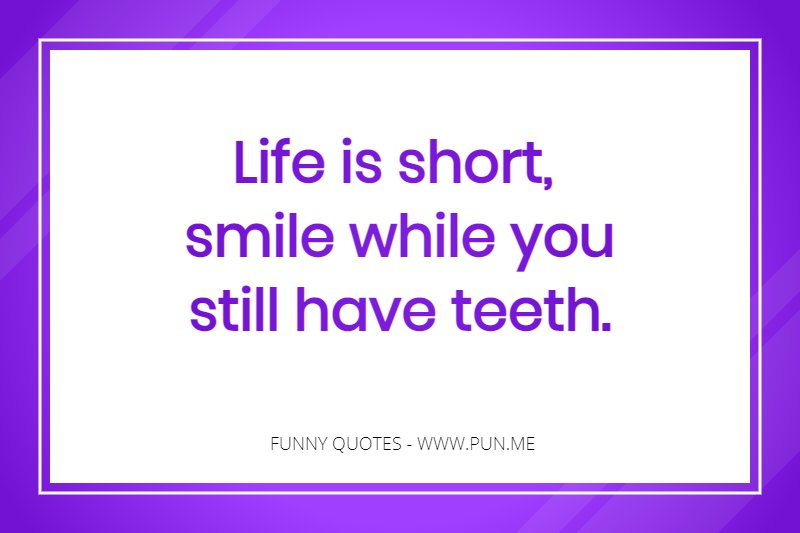
#> input picture Images/text_img026.jpeg, 800 x 533 px, found by its file name
$ jupyter execute --allow-errors Santanu_Practice_23_Pre_Ready.ipynb   (shell and % lines are left out)
#> lines starting #> are read from the running program, lines starting #| are printed output that depends on the picture; after the words box and inside, x2 and y2 are one past the last pixel; in counts of white or black regions, pixels touching at a corner belong together
<a href="https://colab.research.google.com/github/santanusingha19/Image_Processing_with_Python/blob/main/Santanu_Practice_23_Pre_Ready.ipynb" target="_parent"></a>

**Installing Tesseract**

**OCR with Pytesseract and OpenCV :**

[cell 1]
import cv2
import numpy as np
import matplotlib.pyplot as plt
from google.colab.patches import cv2_imshow
from skimage import io

#import pytesseract

#pytesseract.pytesseract.tesseract_cmd = 'C:\\Program Files\\Tesseract-OCR\\tesseract.exe'

[cell 2]
#img = cv2.imread('/content/sample_data/testing/text_img026.jpeg')

img_link = io.imread('https://raw.githubusercontent.com/santanusingha19/Image_Processing_with_Python/main/Images/text_img026.jpeg')
#> img_link is the input picture: shape (533, 800, 3); mean R, G, B 217, 187.3, 245.6
#img_link = io.imread('https://raw.githubusercontent.com/santanusingha19/Image_Processing_with_Python/main/Images/text_img01.png')

img = cv2.cvtColor(img_link, cv2.COLOR_BGR2RGB)

#image = img

#cv2_imshow(img)

# get grayscale image
def get_grayscale(image):
    return cv2.cvtColor(image, cv2.COLOR_BGR2GRAY)

# noise removal
def remove_noise(image):
    return cv2.medianBlur(image,5)

#thresholding
def thresholding(image):
    # threshold the image, setting all foreground pixels to
    # 255 and all background pixels to 0
    return cv2.threshold(gray, 0, 255, cv2.THRESH_BINARY | cv2.THRESH_OTSU)[1]

#dilation
def dilate(image):
    kernel = np.ones((5,5),np.uint8)
    return cv2.dilate(image, kernel, iterations = 1)

#erosion
def erode(image):
    kernel = np.ones((5,5),np.uint8)
    return cv2.erode(image, kernel, iterations = 1)

#opening - erosion followed by dilation
def opening(image):
    kernel = np.ones((5,5),np.uint8)
    return cv2.morphologyEx(image, cv2.MORPH_OPEN, kernel)

#canny edge detection
def canny(image):
    return cv2.Canny(image, 100, 200)

#skew correction
def deskew(image):
    gray = cv2.cvtColor(image, cv2.COLOR_BGR2GRAY)
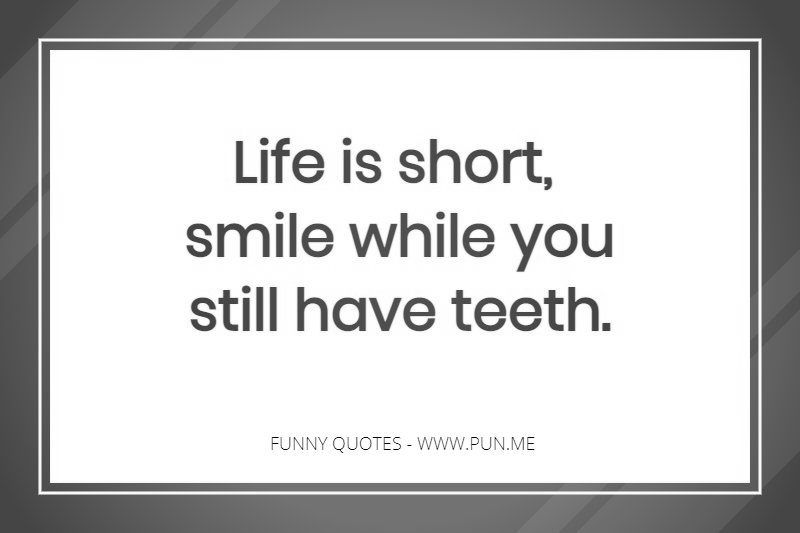
#> gray: shape (533, 800); min 0, max 255, mean 202.8
    gray = cv2.bitwise_not(gray)
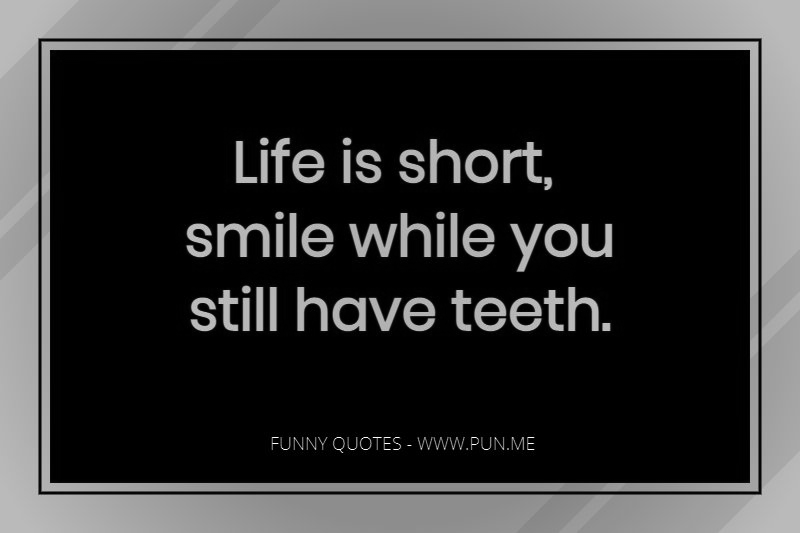
#> gray: shape (533, 800); min 0, max 255, mean 52.2
    thresh = cv2.threshold(gray, 0, 255,
        cv2.THRESH_BINARY | cv2.THRESH_OTSU)[1]
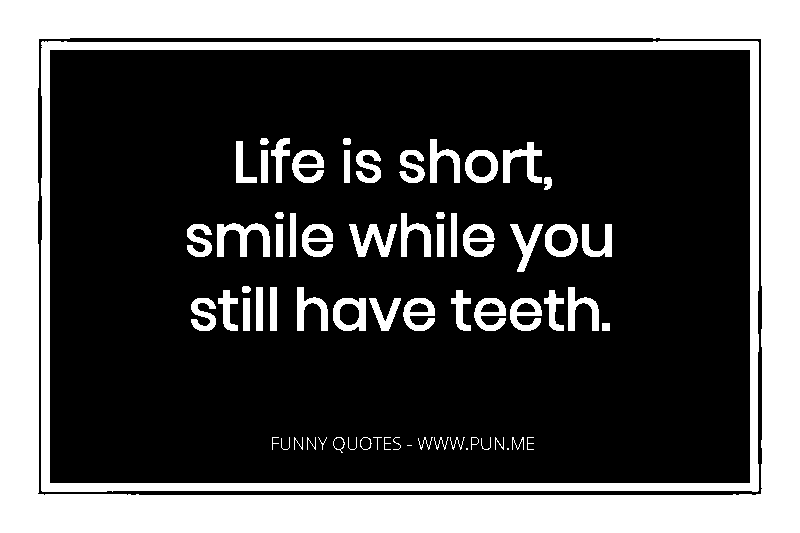
#> thresh: shape (533, 800); 31.6% white; 68 white regions (3 under 20 px), largest, box (x1, y1, x2, y2) and area: (0, 0, 800, 533) 96403, (41, 41, 759, 492) 19194, (217, 223, 270, 257) 863
    coords = np.column_stack(np.where(thresh > 0))
#> coords = 134533 pairs, first value 0 to 532, second value 0 to 799
    angle = cv2.minAreaRect(coords)[-1]
#> angle = -90
    if angle < -45:
        angle = -(90 + angle)
#> angle = 0
    else:
        angle = -angle
    (h, w) = image.shape[:2]
#> h = 533; w = 800
    center = (w // 2, h // 2)
#> center = (400, 266)
    M = cv2.getRotationMatrix2D(center, angle, 1.0)
#> M = [[1, 0, 0], [0, 1, 0]]
    rotated = cv2.warpAffine(image, M, (w, h),
        flags=cv2.INTER_CUBIC, borderMode=cv2.BORDER_REPLICATE)
    return rotated

#template matching
def match_template(image, template):
    return cv2.matchTemplate(image, template, cv2.TM_CCOEFF_NORMED)


deskew = deskew(img)

#gray = get_grayscale(deskew)
gray = get_grayscale(deskew)


thresh = thresholding(gray)
rnoise = remove_noise(gray)
dilate = dilate(gray)
erode = erode(gray)
opening = opening(gray)
#> in opening, `return cv2.morphologyEx(image, cv2.MORPH_OPEN, kernel)`:
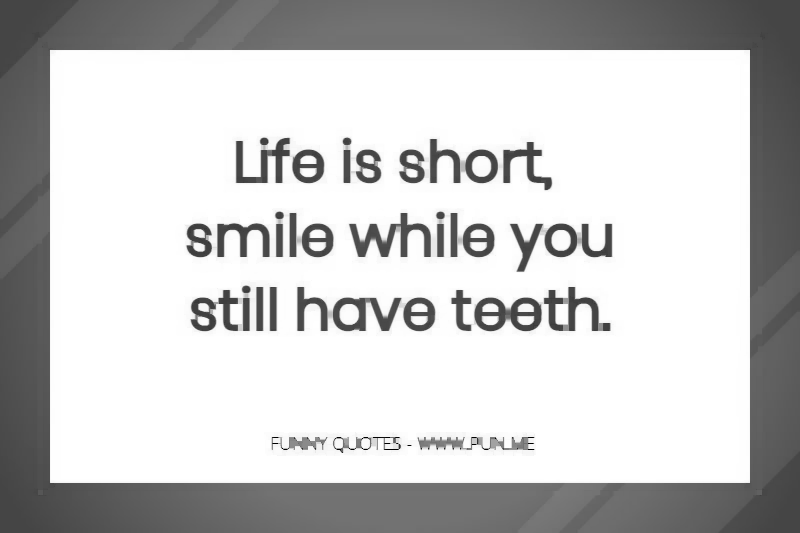
#> returned value: shape (533, 800); min 0, max 255, mean 199.5
canny = canny(gray)
#> in canny, `return cv2.Canny(image, 100, 200)`:
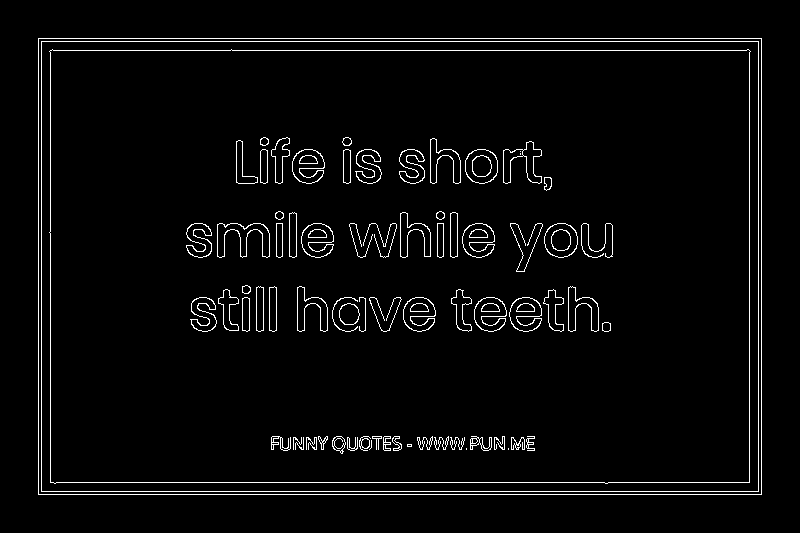
#> returned value: shape (533, 800); 3.4% white in thin lines or dots, all inside (x1, y1, x2, y2) = (38, 38, 762, 495)

[cell 3]
"""
# [4 lines of commented-out code are left out]

img_r = cv2.resize(img, (1000,625))
gray_r= cv2.resize(gray, (1000,625))

gray,rnoise,dilate,erode,thresh,deskew,opening,canny

print(img.shape)
print(gray.shape)
print(rnoise.shape)
print(dilate.shape)
print(erode.shape)
print(thresh.shape)
print(deskew.shape)
print(opening.shape)
print(canny.shape)
"""

[cell 4]
#cv2_imshow(img)
frame_img = cv2.hconcat((img, deskew))
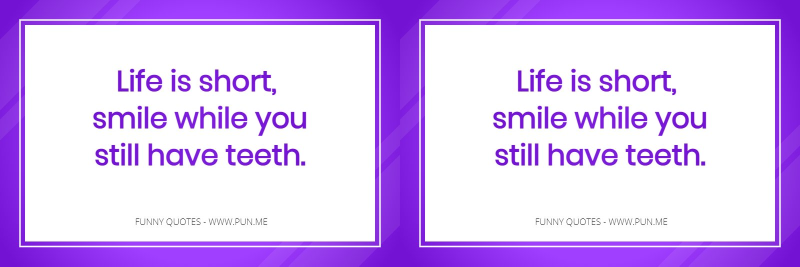
#> frame_img: shape (533, 1600, 3) (shown at 1/2 size); mean B, G, R 245.6, 187.3, 217
frame_img2 = cv2.hconcat((gray,rnoise,dilate))
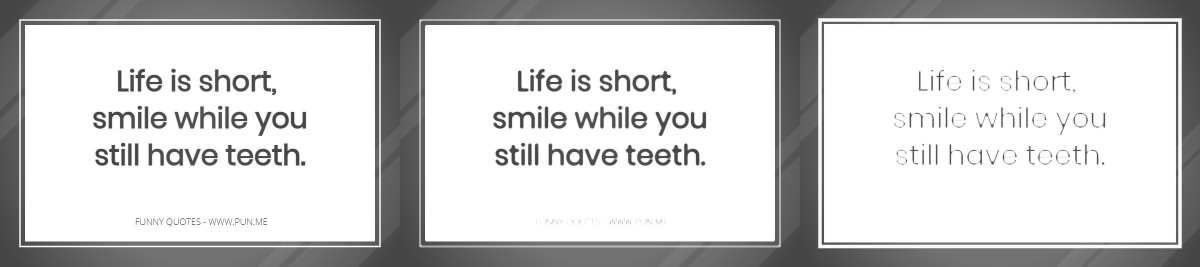
#> frame_img2: shape (533, 2400) (shown at 1/2 size); min 0, max 255, mean 206.5
frame_img3 = cv2.hconcat((erode,thresh,opening,canny))
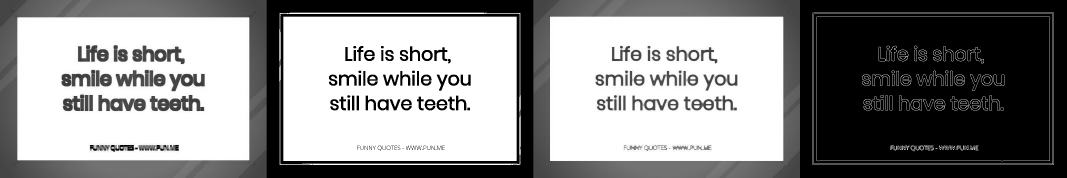
#> frame_img3: shape (533, 3200) (shown at 1/3 size); min 0, max 255, mean 143.3
#frame_img = cv2.hconcat((img, deskew))

cv2_imshow(frame_img)
cv2_imshow(frame_img2)
cv2_imshow(frame_img3)

Original Image

[cell 5]
cv2_imshow(img)

Gray Image

[cell 6]
cv2_imshow(gray)

Rnoise Image

[cell 7]
cv2_imshow(rnoise)

Dilate Image

[cell 8]
cv2_imshow(dilate)

Erode Image

[cell 9]
cv2_imshow(erode)

Thresh Image

[cell 10]
cv2_imshow(thresh)

Deskew Image

[cell 11]
cv2_imshow(deskew)

Opening Image

[cell 12]
cv2_imshow(opening)

Canny Image

[cell 13]
cv2_imshow(canny)

[cell 14]
Titles = ["Gray","Rnoise","Dilate","Erode","Thresh","Deskew","Opening","Canny"]
Images = [gray,rnoise,dilate,erode,thresh,deskew,opening,canny]

#cv2_imshow(img)
"""
plt.title("Main Image")
plt.imshow(img)
plt.show()
"""
for i in range(8):
  plt.subplot(2, 4, i + 1)
  plt.title(Titles[i])
  plt.imshow(Images[i])
plt.show()
#> figure, not shown here; B, G, R data is drawn as R, G, B

**Image to Text:**

[cell 15]
import cv2
#pytesesserapytes
import pytesseract

print(pytesseract.image_to_string(thresh))
#> (this line was passed over: pytesseract is not available in this run)
cv2_imshow(img)

**Getting boxes around text :**

#> (a cell that did not finish here is left out)

***Bill Image Import From Online:***

[cell 17]
import cv2
import numpy as np
import matplotlib.pyplot as plt
from google.colab.patches import cv2_imshow
from skimage import io
import pytesseract


custom_config = r'--oem 3 --psm 6'
img_bill_link = io.imread('https://raw.githubusercontent.com/santanusingha19/Image_Processing_with_Python/main/Images/bill.jpg')
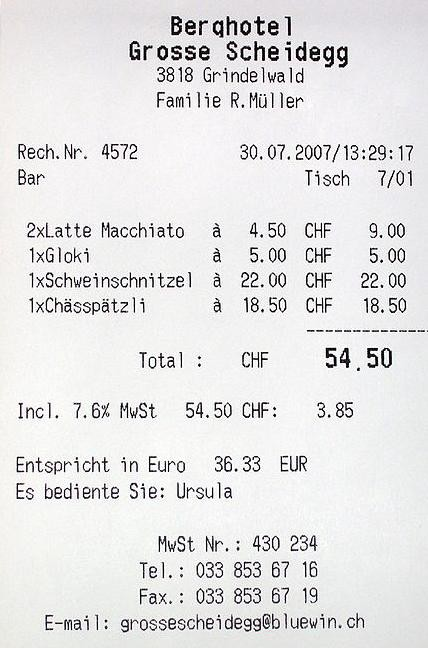
#> input picture Images/bill.jpg, 428 x 648 px, found by its file name
#> img_bill_link is the input picture: shape (648, 428, 3); mean R, G, B 228.1, 227.6, 227.8

img_bill = cv2.cvtColor(img_bill_link, cv2.COLOR_BGR2RGB)
img_bill1 = img_bill
img_bill2 = img_bill
img_bill3 = img_bill

cv2_imshow(img_bill1)

Bill Image to Text

[cell 18]
print(pytesseract.image_to_string(img_bill, config=custom_config))
#> (this line was passed over: pytesseract is not available in this run)

**Bill Image Text Box:**

[cell 19]
h, w, c = img_bill.shape
#> h = 648; w = 428; c = 3
#> (the rest of this cell did not finish here and is left out)

[cell 20]
from pytesseract import Output

img_bill_link = io.imread('https://raw.githubusercontent.com/santanusingha19/Image_Processing_with_Python/main/Images/bill.jpg')
img_bill = cv2.cvtColor(img_bill_link, cv2.COLOR_BGR2RGB)
#cv2_imshow(img_bill)

#> (the rest of this cell did not finish here and is left out)

We can get each word detected, their bounding box information

#> (a cell that did not finish here is left out)

**Text template matching ( detect only digits ):**

[cell 22]
from pytesseract import Output
import re

img_bill_link = io.imread('https://raw.githubusercontent.com/santanusingha19/Image_Processing_with_Python/main/Images/bill.jpg')

img_bill = cv2.cvtColor(img_bill_link, cv2.COLOR_BGR2RGB)

#> (the rest of this cell did not finish here and is left out)

**Page segmentation modes :**

Detect only digits using configuration :

[cell 23]
custom_config = r'--oem 3 --psm 6 outputbase digits'
print(pytesseract.image_to_string(img_bill, config=custom_config))
#> (this line was passed over: pytesseract is not available in this run)

**Whitelisting/Blacklisting characters :**

Whitelisting letters :

[cell 24]
custom_config = r'-c tessedit_char_whitelist=abcdefghijklmnopqrstuvwxyz --psm 6'
print(pytesseract.image_to_string(img_bill, config=custom_config))
#> (this line was passed over: pytesseract is not available in this run)

Blacklisting letters :

[cell 25]
custom_config = r'-c tessedit_char_blacklist=abcdefghijklmnopqrstuvwxyz --psm 6'
pytesseract.image_to_string(img_bill, config=custom_config)
#> (this line was passed over: pytesseract is not available in this run)

[cell 26]
custom_config = r'-l grc+tha+eng --psm 6'
pytesseract.image_to_string(img_bill, config=custom_config)
#> (this line was passed over: pytesseract is not available in this run)

**Multiple languages text :**

[cell 27]
img_lan_link = io.imread('https://raw.githubusercontent.com/santanusingha19/Image_Processing_with_Python/main/Images/lan_trans.png')
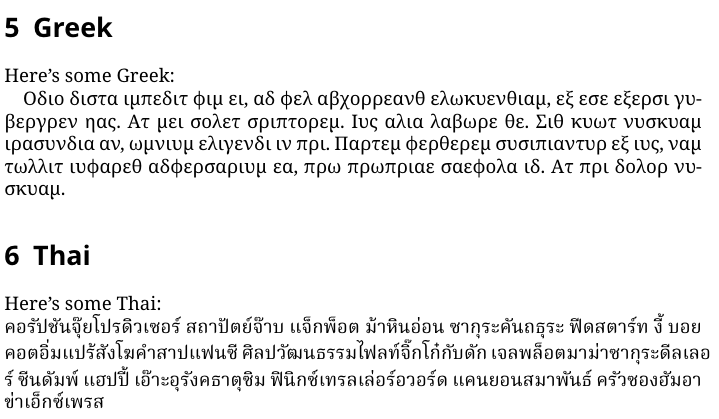
#> input picture Images/lan_trans.png, 719 x 419 px, found by its file name
#> img_lan_link is the input picture: shape (419, 719, 3); min 0, max 255, mean 238

img_lan = cv2.cvtColor(img_lan_link, cv2.COLOR_BGR2RGB)

cv2_imshow(img_lan)

[cell 28]
custom_config = r'-l grc+tha+eng --psm 6'
pytesseract.image_to_string(img_lan, config=custom_config)
#> (this line was passed over: pytesseract is not available in this run)
